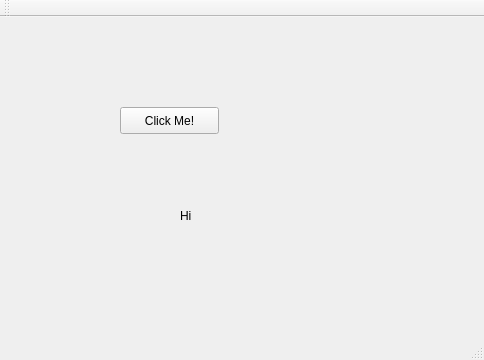
<?xml version="1.0" encoding="UTF-8"?>
<ui version="4.0">
 <class>MainWindow</class>
 <widget class="QMainWindow" name="MainWindow">
  <property name="geometry">
   <rect>
    <x>0</x>
    <y>0</y>
    <width>484</width>
    <height>360</height>
   </rect>
  </property>
  <property name="windowTitle">
   <string>MainWindow</string>
  </property>
  <widget class="QWidget" name="centralWidget">
   <widget class="QPushButton" name="bt1">
    <property name="geometry">
     <rect>
      <x>120</x>
      <y>90</y>
      <width>99</width>
      <height>27</height>
     </rect>
    </property>
    <property name="text">
     <string>Click Me!</string>
    </property>
   </widget>
   <widget class="QLabel" name="l1">
    <property name="geometry">
     <rect>
      <x>180</x>
      <y>190</y>
      <width>67</width>
      <height>17</height>
     </rect>
    </property>
    <property name="text">
     <string>Hi</string>
    </property>
   </widget>
  </widget>
  <widget class="QMenuBar" name="menuBar">
   <property name="geometry">
    <rect>
     <x>0</x>
     <y>0</y>
     <width>484</width>
     <height>25</height>
    </rect>
   </property>
  </widget>
  <widget class="QToolBar" name="mainToolBar">
   <attribute name="toolBarArea">
    <enum>TopToolBarArea</enum>
   </attribute>
   <attribute name="toolBarBreak">
    <bool>false</bool>
   </attribute>
  </widget>
  <widget class="QStatusBar" name="statusBar"/>
 </widget>
 <layoutdefault spacing="6" margin="11"/>
 <resources/>
 <connections/>
</ui>
